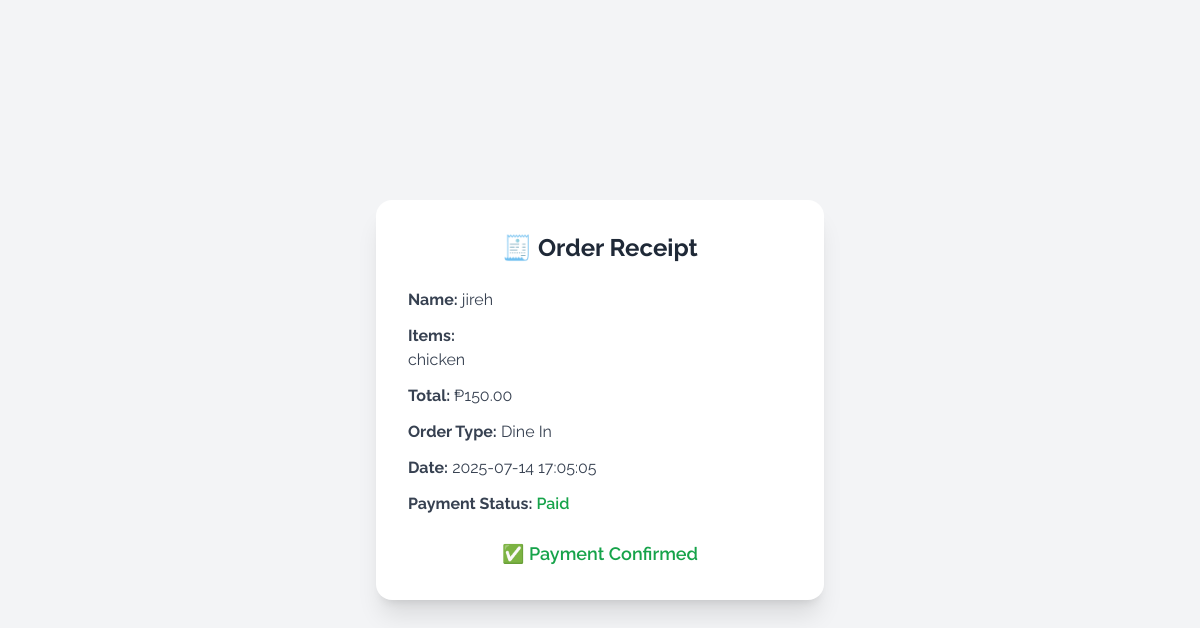
The page /hidden_eats/receipt.php?id=2 on the database its author committed.
### tables this page shows
CREATE TABLE `orders` (
  `id` int(11) AUTO_INCREMENT NOT NULL PRIMARY KEY,
  `customer_name` varchar(100) NOT NULL,
  `order_items` text NOT NULL,
  `total_price` int(20) NOT NULL,
  `order_type` enum('Dine In','Take Out') NOT NULL,
  `created_at` timestamp NOT NULL DEFAULT current_timestamp(),
  `order_status` varchar(20) NOT NULL DEFAULT 'Pending',
  `payment_status` varchar(20) DEFAULT 'Unpaid'
);

### hidden_eats/receipt.php (the view, shortened to what this page needs)
<?php
include 'db.php';
$order_id = $_GET['id'];
$sql = "SELECT * FROM orders WHERE id = ?";
$stmt = $conn->prepare($sql);
$stmt->bind_param("i", $order_id);
$stmt->execute();
$result = $stmt->get_result();
$order = $result->fetch_assoc();
?>
<!DOCTYPE html>
<html lang="en">
<head>
  <script src="https://cdn.tailwindcss.com"></script>
</head>
<body class="bg-gray-100 flex items-center justify-center min-h-screen">
  <div class="bg-white p-8 rounded-2xl shadow-xl max-w-md w-full text-center">
    <h2 class="text-2xl font-bold text-gray-800 mb-6">🧾 Order Receipt</h2>
    <div class="text-left text-gray-700 space-y-3 mb-6">
      <p><strong>Name:</strong> <?= htmlspecialchars($order['customer_name']) ?></p>
      <p><strong>Items:</strong><br><?= nl2br(htmlspecialchars($order['order_items'])) ?></p>
      <p><strong>Total:</strong> ₱<?= number_format($order['total_price'], 2) ?></p>
      <p><strong>Order Type:</strong> <?= htmlspecialchars($order['order_type']) ?></p>
      <p><strong>Date:</strong> <?= $order['created_at'] ?></p>
      <p><strong>Payment Status:</strong>
        <span class="font-semibold <?= $order['payment_status'] === 'Paid' ? 'text-green-600' : 'text-red-600' ?>">
          <?= $order['payment_status'] ?>
        </span>
      </p>
    </div>
    <?php if ($order['payment_status'] === 'Unpaid'): ?>
      <div class="mb-4">
        <p class="mb-2 font-semibold">Scan to pay via GCash:</p>
        <img src="assets/qr.png" alt="GCash QR Code" class="w-48 mx-auto border rounded-lg">
      </div>
      <form action="confirm_payment.php" method="POST">
        <input type="hidden" name="order_id" value="<?= $order['id'] ?>">
        <button type="submit" class="bg-green-500 hover:bg-green-600 text-white font-semibold py-2 px-4 rounded-xl transition">
          ✅ I have paid
        </button>
      </form>
    <?php else: ?>
      <div class="mt-4">
        <p class="text-green-600 font-semibold text-lg">✅ Payment Confirmed</p>
      </div>
    <?php endif; ?>
  </div>
</body>
</html>

### hidden_eats/receipt.php (style rules this page uses)
body { font-family: 'Raleway', sans-serif; }

### rows shown on the page
orders: customer_name "jireh", order_items "chicken", total_price "150.00", order_type "Dine In", created_at "2025-07-14 17:05:05", payment_status "Paid"
